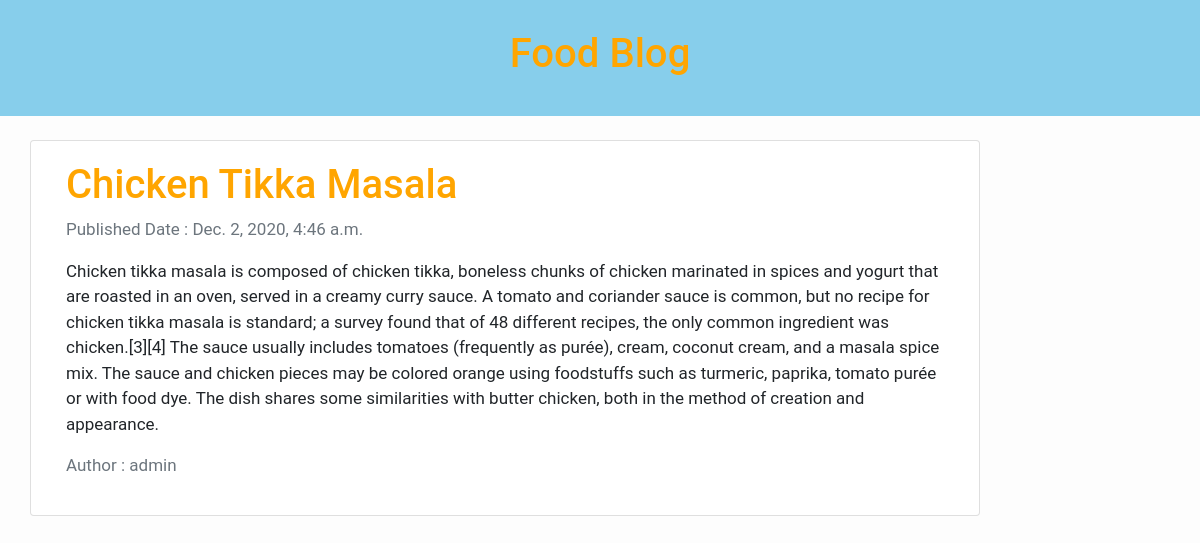
The app's page /post/4/ with its own data.
### food_blog_app/models.py (models this page shows, shortened)
class Food_Post(models.Model):
    title = models.CharField(max_length=100, verbose_name = 'Food Title')
    slug = models.SlugField(max_length=120,unique=True,verbose_name='Food Slug')
    text = models.TextField(verbose_name='About Food')
    author = models.ForeignKey(User, on_delete=models.CASCADE)
    created_at = models.DateTimeField(auto_now=True)
    updated_at = models.DateTimeField(auto_now_add=True)
    STATUS_CHOICES = (
        ('draft', 'Draft'),
        ('published', 'Published'),
    )
    publish = models.CharField(max_length=50, choices=STATUS_CHOICES, default='draft')
    class Meta:
        verbose_name = 'Food Post'
        verbose_name_plural = 'Food Posts'

### food_blog_app/views.py (the view)
# urls.py: path('post/<int:pk>/', post_detail, name = 'post detail' ),
def post_detail(request, pk):
    post = get_object_or_404(Food_Post, pk=pk)
    context = {'post':post}
    return render(request, 'food_blog_app/post_detail.html',context )

### templates/food_blog_app/post_detail.html
{% extends 'food_blog_app/base.html' %}
{% block content %}
<div class="container">
    <div class="row">
      <div class="col-md-10 card mb-6  mt-4 left  top">
        <div class="card-body">
          <h1>{% block title %} {{ post.title }} {% endblock title %}</h1>
          <p class=" text-muted">Published Date : {{ post.updated_at }}</p>
          <p class="card-text ">{{ post.text }}</p>
          <p class=" text-muted">Author : {{ post.author }} </p>
        </div>
      </div>
    </div>
</div>
{% endblock %}

### static/css/style.css (style rules this page uses)
h1 { color:orange; }

### templates/food_blog_app/base.html (style rules this page uses)
body { font-family: "Roboto", sans-serif; font-size: 17px; background-color: #fdfdfd; }

### records on screen
Food_Post: title "Chicken Tikka Masala", updated_at "Dec. 2, 2020, 4:46 a.m.", text "Chicken tikka masala is composed of chicken tikka, boneless chunks of chicken marinated in spices and yogurt that are roasted in an oven, served in a creamy curry sauce. A tomato and coriander sauce is common, but no recipe for chicken tikka masala is standard; a survey found that of 48 different recipes, the only common ingredient was chicken.[3][4] The sauce usually includes tomatoes (frequently as purée), cream, coconut cream, and a masala spice mix. The sauce and chicken pieces may be colored orange using foodstuffs such as turmeric, paprika, tomato purée or with food dye. The dish shares some similarities with butter chicken, both in the method of creation and appearance.", author "admin"
